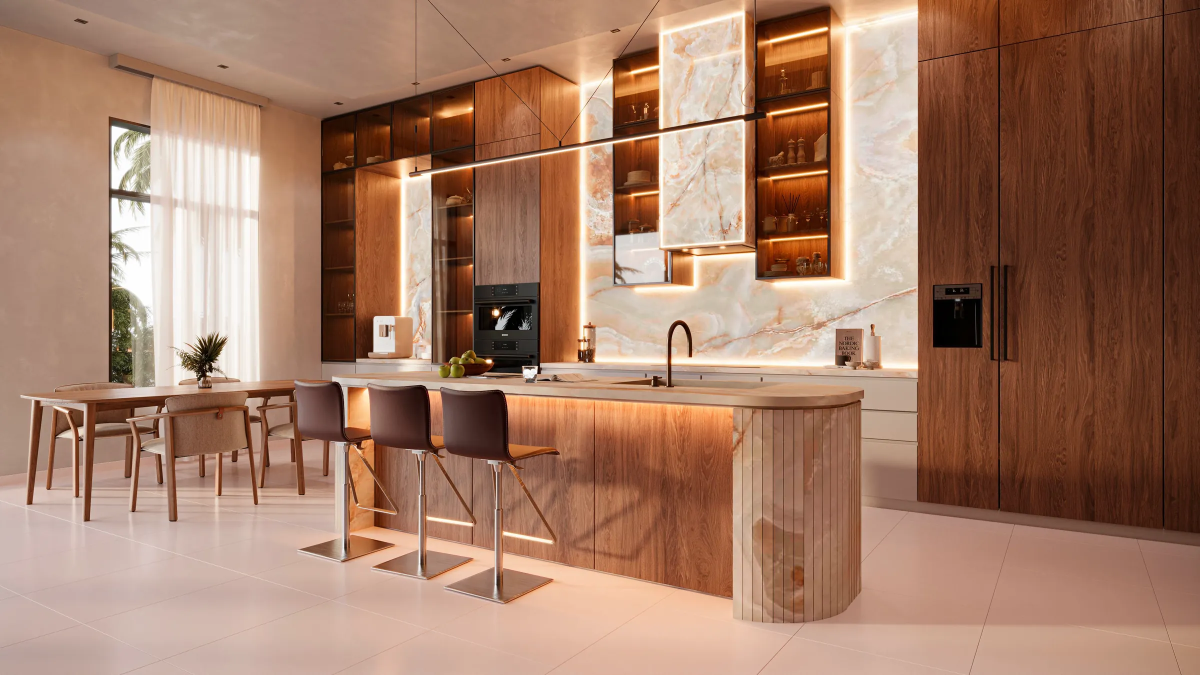
#> input picture 3d/ref/portada.png, 2400 x 1350 px (shown at 1/2 size)
$ python extraer_texturas.py
#> lines starting #> are read from the running program, lines starting #| are printed output that depends on the picture; after the words box and inside, x2 and y2 are one past the last pixel; in counts of white or black regions, pixels touching at a corner belong together
### 3d/scripts/camera.py
"""Camara resuelta a partir de los puntos de fuga de public/assets/kitchen-dining.webp.

Las intrinsecas salen del ajuste RANSAC sobre las juntas del suelo (ver 3d/README.md):
verticales a 90.000 grados -> camara nivelada; punto principal a 1.2 px del centro
exacto -> sin desplazamiento de objetivo. Mundo centrado en la camara:
X = a lo largo de la pared del fondo, Y = profundidad, Z = arriba.
"""
import numpy as np

W, H_PX = 2400, 1350
VP_PARED = np.array([-1118.4, 670.6])   # direccion X
VP_FONDO = np.array([2130.3, 681.8])    # direccion Y
CX, CY = 1200.0, 676.2
F_PX = 1468.6
F_MM36 = F_PX / W * 36.0                # 22.03 mm en sensor de 36 mm
ALTURA_CAMARA = 1.20                    # m, fijada por los flautados de onix

def ejes():
    dX = np.array([VP_PARED[0]-CX, VP_PARED[1]-CY, F_PX]); dX /= np.linalg.norm(dX); dX = -dX
    dY = np.array([VP_FONDO[0]-CX, VP_FONDO[1]-CY, F_PX]); dY /= np.linalg.norm(dY)
    dZ = np.cross(dX, dY); dZ /= np.linalg.norm(dZ)
    return np.column_stack([dX, dY, dZ])   # mundo -> camara

R = ejes()
C = np.array([0.0, 0.0, ALTURA_CAMARA])

# Blender coloca el punto principal en el centro exacto; el nuestro esta 1.2 px
# mas abajo, asi que lo compensamos con shift_y (en unidades del ancho de sensor).
SHIFT_X = (CX - W/2) / W
SHIFT_Y = (CY - H_PX/2) / W


# [13 lines left out: functions matriz_blender, proyectar, not called in this run]

### 3d/scripts/extraer_texturas.py
"""Rectifica regiones de la portada sobre planos conocidos para usarlas como texturas.

Como la camara esta resuelta y sabemos en que plano esta cada superficie, se puede
invertir la perspectiva y recuperar la textura plana y a escala metrica. Lleva la
iluminacion original horneada: ideal para igualar la portada, inutil para relightear.
"""
import cv2, numpy as np, os, sys, json
sys.path.insert(0, os.path.dirname(os.path.abspath(__file__)))
import camera as K

RAIZ = os.path.dirname(os.path.dirname(os.path.abspath(__file__)))
SRC = cv2.imread(os.path.join(RAIZ, 'ref', 'portada.png'))
#> SRC is the input picture: shape (1350, 2400, 3); mean B, G, R 102.6, 124, 163.4

def rectificar(P0, U, V, u0, u1, v0, v1, px_por_m=260):
    """Muestrea el plano P0 + u*U + v*V y devuelve la textura desenrollada."""
    W = max(8, int(round((u1-u0)*px_por_m)))
    H = max(8, int(round((v1-v0)*px_por_m)))
    us = u0 + (np.arange(W)+0.5)/W*(u1-u0)
    vs = v1 - (np.arange(H)+0.5)/H*(v1-v0)          # v arriba -> fila 0
    UU, VV = np.meshgrid(us, vs)
    P = (np.array(P0)[None,None,:]
         + UU[...,None]*np.array(U)[None,None,:]
         + VV[...,None]*np.array(V)[None,None,:])
    d = P - K.C[None,None,:]
    cam = d @ K.R.T                                   # v_cam = R @ v_mundo
    z = cam[...,2]
    mapx = (K.CX + K.F_PX*cam[...,0]/np.where(z==0,1e-9,z)).astype(np.float32)
    mapy = (K.CY + K.F_PX*cam[...,1]/np.where(z==0,1e-9,z)).astype(np.float32)
    tex = cv2.remap(SRC, mapx, mapy, cv2.INTER_CUBIC, borderMode=cv2.BORDER_REPLICATE)
    valido = ((z > 0) & (mapx >= 0) & (mapx < K.W) & (mapy >= 0) & (mapy < K.H_PX))
    return tex, valido, (W, H)

X = (1.0, 0.0, 0.0); Y = (0.0, 1.0, 0.0); Z = (0.0, 0.0, 1.0)

TRABAJOS = {
    # nombre           P0                 U  V   u0     u1     v0     v1    px/m
    'onix_fondo':   ((0, 5.895, 0),      X, Z, -4.00, -1.00,  0.95,  2.90, 240),
    'nogal_columna':((0, 5.220, 0),      X, Z, -0.79,  1.60,  0.06,  3.00, 240),
    'nogal_isla':   ((0, 3.200, 0),      X, Z, -4.28, -1.30,  0.02,  0.88, 280),
    'piedra_encim': ((0, 3.150, 0.925),  X, Y, -3.60, -1.40,  0.05,  0.95, 300),
    'suelo':        ((0, 0, 0.0),        X, Y, -3.20,  0.30,  1.30,  3.05, 220),
}

if __name__ == '__main__':
    sal = os.path.join(RAIZ, 'textures')
    os.makedirs(sal, exist_ok=True)
    meta = {}
    for nombre, (P0, U, V, u0, u1, v0, v1, ppm) in TRABAJOS.items():
        tex, val, (W, H) = rectificar(P0, U, V, u0, u1, v0, v1, ppm)
        ruta = os.path.join(sal, nombre + '.png')
        cv2.imwrite(ruta, tex)
        meta[nombre] = {'ancho_m': round(u1-u0, 4), 'alto_m': round(v1-v0, 4),
                        'px': [W, H], 'px_por_m': ppm,
                        'cobertura': round(float(val.mean()), 4)}
        print(f"{nombre:15s} {W:4d}x{H:4d} px  {u1-u0:.2f} x {v1-v0:.2f} m  "
              f"dentro de cuadro {100*val.mean():5.1f}%")
#> this loop made 5 passes
#> (W, H) on passes 1 to 5: (720, 468), (574, 706), (834, 241), (660, 270), (770, 385)
#| onix_fondo       720x 468 px  3.00 x 1.95 m  dentro de cuadro 100.0%
#| nogal_columna    574x 706 px  2.39 x 2.94 m  dentro de cuadro  59.5%
#| nogal_isla       834x 241 px  2.98 x 0.86 m  dentro de cuadro 100.0%
#| piedra_encim     660x 270 px  2.20 x 0.90 m  dentro de cuadro 100.0%
#| suelo            770x 385 px  3.50 x 1.75 m  dentro de cuadro  49.3%
#> pass 1, in rectificar, `tex = cv2.remap(SRC, mapx, mapy, cv2.INTER_CUBIC, borderMode=cv2.BORDE..`:
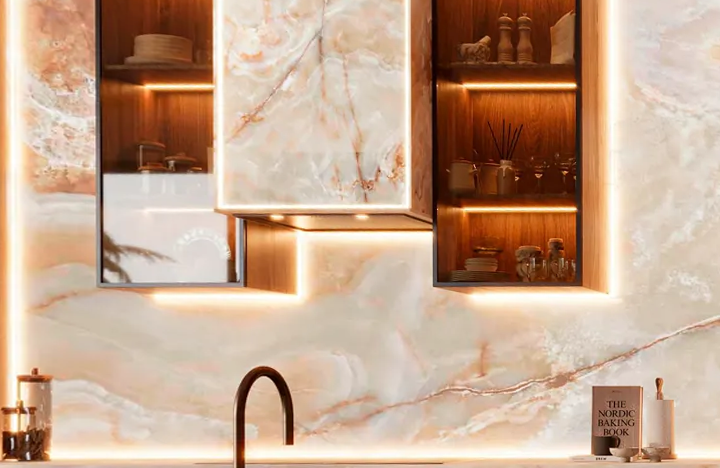
#> tex: shape (468, 720, 3); mean B, G, R 142.9, 166.4, 197.9
#> pass 2, in rectificar (call 2), `tex = cv2.remap(SRC, mapx, mapy, cv2.INTER_CUBIC, borderMode=cv2.BORDE..`:
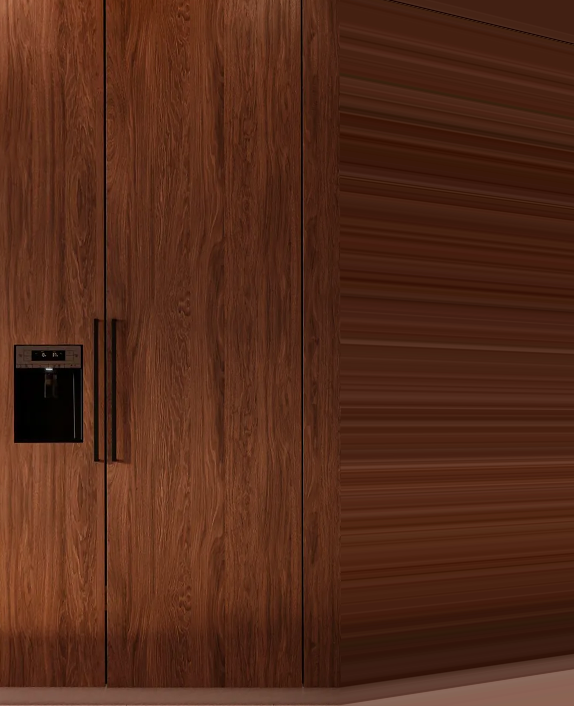
#> tex: shape (706, 574, 3); mean B, G, R 25.2, 42.6, 84.1
#> pass 2, `tex, val, (W, H) = rectificar(P0, U, V, u0, u1, v0, v1, ppm)`:
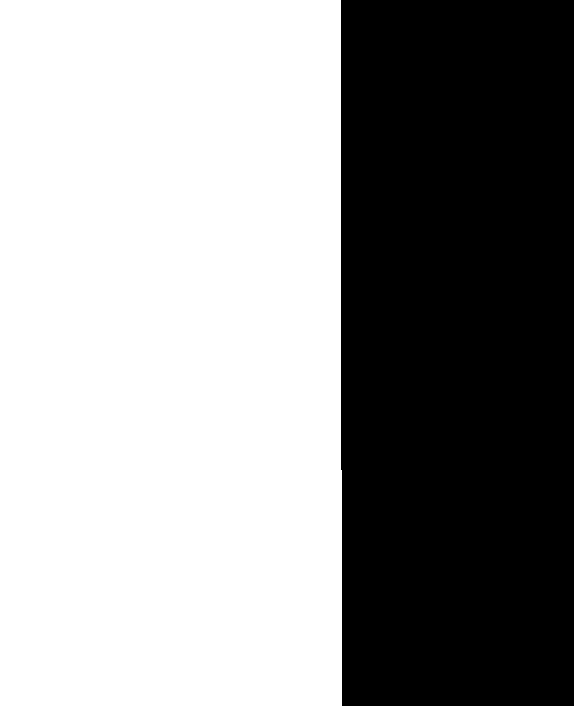
#> val: shape (706, 574) bool; 59.5% white; 1 black region, box (x1, y1, x2, y2) and area: (341, 0, 574, 706) 164262
#> after the loop:
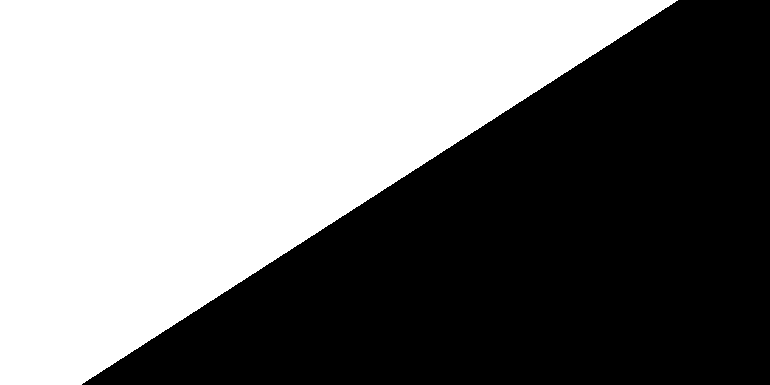
#> val: shape (385, 770) bool; 49.3% white; 1 white region, box (x1, y1, x2, y2) and area: (0, 0, 678, 385) 146194
#> after the loop, meta = 5 items
    json.dump(meta, open(os.path.join(sal, 'texturas.json'), 'w'), indent=2)


# --------------------------------------------------------------------------
# Recortes limpios + des-iluminado.
#
# Las muestras rectificadas llevan la luz de la portada horneada (sombras de los
# taburetes, degradado de las tiras LED). Para usarlas como albedo tileable hay
# que quitar esa componente: se divide por una version muy desenfocada de si
# misma, lo que conserva veta y vetas pero aplana la iluminacion.
RECORTES = {
    # origen            x0   y0   lado  px_por_m
    'nogal_albedo':  ('nogal_columna', 130,  80, 200, 240),
    'onix_albedo':   ('onix_fondo',     350, 295, 160, 240),
}

def desiluminar(img, sigma_rel=0.22):
    """Divide solo por la LUMINANCIA desenfocada.

    Dividir canal a canal normaliza cada uno a su media local y se lleva por
    delante el color (el nogal salia gris azulado). La iluminacion es casi
    acromatica, asi que estimarla en luminancia y aplicarla por igual a los tres
    canales quita la sombra y conserva el tono.
    """
    f = img.astype(np.float32) + 1.0
    s = max(3, int(sigma_rel * max(img.shape[:2])) | 1)
    lum = cv2.cvtColor(img, cv2.COLOR_BGR2GRAY).astype(np.float32) + 1.0
    luz = cv2.GaussianBlur(lum, (0, 0), s)
    ganancia = (luz.mean() / luz)[..., None]
    return np.clip(f * ganancia, 0, 255).astype(np.uint8)

def recortar():
    sal = os.path.join(RAIZ, 'textures')
    meta = json.load(open(os.path.join(sal, 'texturas.json')))
    for nombre, (origen, x0, y0, lado, ppm) in RECORTES.items():
        src = cv2.imread(os.path.join(sal, origen + '.png'))
        rec = src[y0:y0+lado, x0:x0+lado]
        alb = desiluminar(rec)
        alb = cv2.resize(alb, (512, 512), interpolation=cv2.INTER_CUBIC)
        cv2.imwrite(os.path.join(sal, nombre + '.png'), alb)
        meta[nombre] = {'lado_m': round(lado/ppm, 4), 'origen': origen,
                        'px': [512, 512], 'desiluminado': True}
        print(f"{nombre:15s} recorte {lado}x{lado} px = {lado/ppm:.3f} m de lado "
              f"-> 512x512 des-iluminado")
    json.dump(meta, open(os.path.join(sal, 'texturas.json'), 'w'), indent=2)

if os.environ.get('RECORTAR'):
    recortar()
